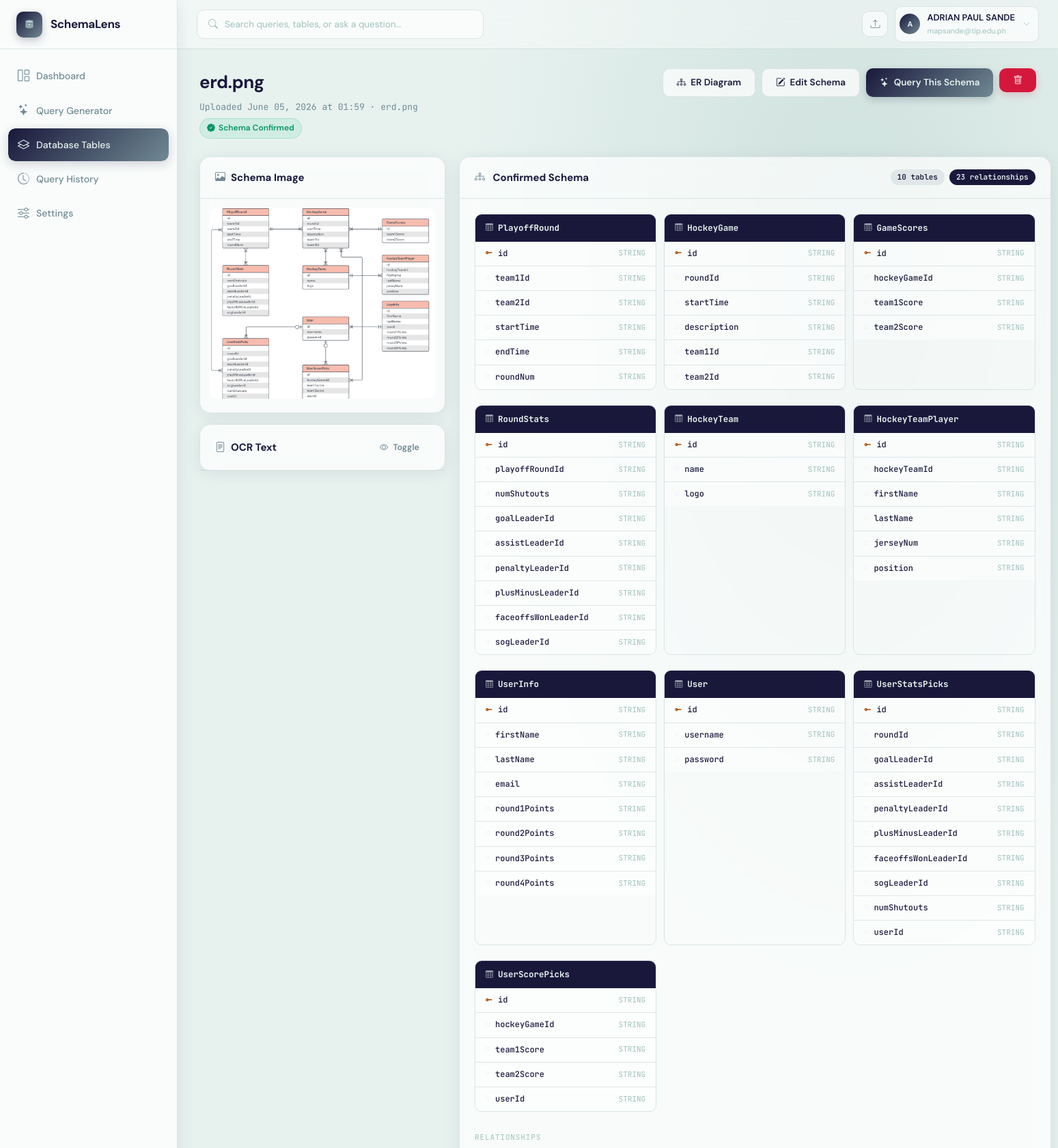
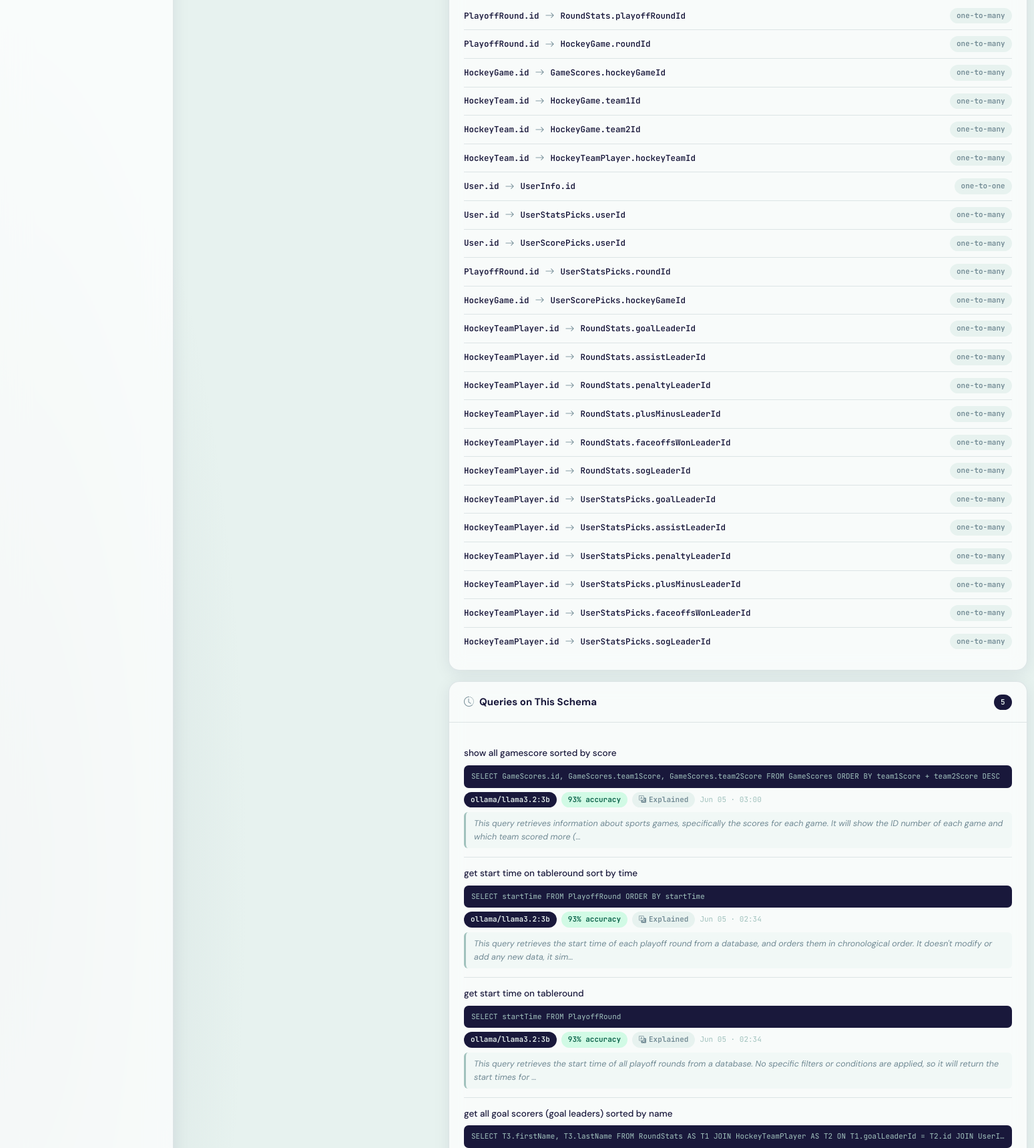
/schemas/13 (signed in, upper part), run on the app's committed database (2 pictures, top to bottom).
### app.py (models this page shows)
class User(UserMixin, db.Model):
    __tablename__ = "users"
    id           = db.Column(db.Integer, primary_key=True)
    name         = db.Column(db.String(120), nullable=False)
    email        = db.Column(db.String(200), unique=True, nullable=False)
    password     = db.Column(db.String(256), nullable=False)
    company      = db.Column(db.String(120), default="")
    role         = db.Column(db.String(80), default="")
    gemini_key   = db.Column(db.String(256), default="")
    created_at   = db.Column(db.DateTime, default=datetime.datetime.utcnow)
    agreement_accepted = db.Column(db.Boolean, default=False)
    agreement_accepted_at = db.Column(db.DateTime, nullable=True)
    schemas      = db.relationship("SchemaUpload", backref="owner", lazy=True,
                                   cascade="all, delete-orphan")
    queries      = db.relationship("QueryHistory", backref="owner", lazy=True,
                                   cascade="all, delete-orphan")

class SchemaUpload(db.Model):
    __tablename__ = "schema_uploads"
    id            = db.Column(db.Integer, primary_key=True)
    user_id       = db.Column(db.Integer, db.ForeignKey("users.id"), nullable=False)
    filename      = db.Column(db.String(256), nullable=False)
    original_name = db.Column(db.String(256), nullable=False)
    schema_name   = db.Column(db.String(120), default="")
    ocr_text      = db.Column(db.Text, default="")
    parsed_schema = db.Column(db.Text, default="")   # JSON
    confirmed_schema = db.Column(db.Text, default="")  # JSON — user-confirmed/edited version
    uploaded_at   = db.Column(db.DateTime, default=datetime.datetime.utcnow)
    queries       = db.relationship("QueryHistory", backref="schema", lazy=True,
                                    cascade="all, delete-orphan")

class QueryHistory(db.Model):
    __tablename__ = "query_history"
    id             = db.Column(db.Integer, primary_key=True)
    user_id        = db.Column(db.Integer, db.ForeignKey("users.id"), nullable=False)
    schema_id      = db.Column(db.Integer, db.ForeignKey("schema_uploads.id"), nullable=True)
    natural_query  = db.Column(db.Text, nullable=False)
    generated_sql  = db.Column(db.Text, default="")
    model_used     = db.Column(db.String(80), default="")
    sql_explanation = db.Column(db.Text, default="")     # Feature 2: plain-English explanation
    accuracy_score  = db.Column(db.Float, default=None)  # Feature 4: confidence score
    accuracy_notes  = db.Column(db.Text, default="")     # Feature 4: validation notes
    conversation_context = db.Column(db.Text, default="")  # Feature 3: JSON conversation history
    created_at     = db.Column(db.DateTime, default=datetime.datetime.utcnow)

### app.py (the view)
@app.route("/schemas/<int:schema_id>")
@login_required
def schema_detail(schema_id):
    schema = SchemaUpload.query.filter_by(id=schema_id, user_id=current_user.id).first_or_404()
    if schema.confirmed_schema:
        parsed = json.loads(schema.confirmed_schema)
    elif schema.parsed_schema:
        parsed = json.loads(schema.parsed_schema)
    else:
        parsed = {}
    queries = QueryHistory.query.filter_by(schema_id=schema_id)\
              .order_by(QueryHistory.created_at.desc()).all()
    return render_template("schema_detail.html", schema=schema, parsed=parsed, queries=queries)

### app.py (called while the page is built)
@login_manager.user_loader
def load_user(user_id):
    return db.session.get(User, int(user_id))

### templates/schema_detail.html (shortened to what this page needs)
{% extends "base.html" %}
{% block content %}
<div class="detail-header fade-in">
  <div>
    <h1>{{ schema.schema_name or schema.original_name }}</h1>
    <p>Uploaded {{ schema.uploaded_at.strftime('%B %d, %Y at %H:%M') }} · {{ schema.original_name }}</p>
    {% if schema.confirmed_schema %}
    <div class="confirmed-badge"><i class="bi bi-patch-check-fill"></i> Schema Confirmed</div>
    {% else %}
    <div style="display:inline-flex;align-items:center;gap:5px;padding:4px 10px;border-radius:100px;background:rgba(245,158,11,0.1);color:#d97706;font-size:12px;font-weight:600;border:1px solid rgba(245,158,11,0.2);margin-top:6px;">
      <i class="bi bi-exclamation-triangle-fill"></i> Not Yet Confirmed
    </div>
    {% endif %}
  </div>
  <div style="display:flex;gap:9px;flex-shrink:0;flex-wrap:wrap;justify-content:flex-end;">
    <a href="{{ url_for('er_diagram', schema_id=schema.id) }}" class="btn btn-outline">
      <i class="bi bi-diagram-3"></i> ER Diagram
    </a>
    <a href="{{ url_for('schema_confirm', schema_id=schema.id) }}" class="btn btn-outline">
      <i class="bi bi-pencil-square"></i> Edit Schema
    </a>
    <a href="{{ url_for('query_page') }}?schema_id={{ schema.id }}" class="btn btn-primary">
      <i class="bi bi-stars"></i> Query This Schema
    </a>
    <form method="POST" action="{{ url_for('delete_schema', schema_id=schema.id) }}"
          onsubmit="return confirm('Delete schema and all queries?');" style="margin:0;">
      <button type="submit" class="btn btn-danger"><i class="bi bi-trash"></i></button>
    </form>
  </div>
</div>
<div class="detail-grid">
  <div>
    <div class="card fade-in fade-in-1" style="margin-bottom:16px;">
      <div class="card-header"><div class="card-title"><i class="bi bi-image" style="color:var(--primary-mid);margin-right:8px;"></i>Schema Image</div></div>
      <div style="padding:14px;">
        <img src="{{ url_for('uploaded_file', filename=schema.filename) }}"
             alt="Schema" style="width:100%;border-radius:var(--radius-sm);max-height:360px;object-fit:contain;">
      </div>
    </div>
    <div class="card fade-in fade-in-2">
      <div class="card-header">
        <div class="card-title"><i class="bi bi-file-text" style="color:var(--primary-mid);margin-right:8px;"></i>OCR Text</div>
        <button class="btn btn-ghost btn-sm" onclick="toggleOcr()"><i class="bi bi-eye"></i> Toggle</button>
      </div>
    </div>
  </div>
  <div>
    <div class="card fade-in fade-in-2" style="margin-bottom:16px;">
      <div class="card-header">
        <div class="card-title">
          <i class="bi bi-diagram-3" style="color:var(--primary-mid);margin-right:8px;"></i>
          {% if schema.confirmed_schema %}Confirmed Schema{% else %}Parsed Schema{% endif %}
        </div>
        <div style="display:flex;gap:7px;">
          <span class="badge badge-mid">{{ parsed.tables|length if parsed.tables else 0 }} tables</span>
          <span class="badge badge-dark">{{ parsed.relationships|length if parsed.relationships else 0 }} relationships</span>
        </div>
      </div>
      <div class="card-body">
        {% if parsed.tables %}
          <div style="display:grid;grid-template-columns:repeat(auto-fill,minmax(200px,1fr));gap:11px;margin-bottom:18px;">
            {% for table in parsed.tables %}
            <div class="table-chip">
              <div class="table-chip-head">
                <i class="bi bi-table"></i> {{ table.name }}
              </div>
              {% for col in table.columns %}
              <div class="col-row">
                {% if col.primary_key %}
                <i class="bi bi-key-fill col-pk"></i>
                {% else %}
                <i class="bi bi-circle" style="font-size:6px;color:var(--border);"></i>
                {% endif %}
                <span class="col-name">{{ col.name }}</span>
                <span class="col-type">{{ col.type }}</span>
              </div>
              {% endfor %}
            </div>
            {% endfor %}
          </div>
          {% if parsed.relationships %}
          <div>
            <div style="font-size:11px;font-family:var(--mono);color:var(--text-xs);text-transform:uppercase;letter-spacing:.08em;margin-bottom:9px;">Relationships</div>
            {% for rel in parsed.relationships %}
            <div class="rel-row">
              <span class="rel-from">{{ rel.from_table }}.{{ rel.from_col }}</span>
              <i class="bi bi-arrow-right rel-arrow"></i>
              <span class="rel-from">{{ rel.to_table }}.{{ rel.to_col }}</span>
              <span class="badge badge-light" style="margin-left:auto;">{{ rel.type }}</span>
            </div>
            {% endfor %}
          </div>
          {% endif %}
        {% endif %}
      </div>
    </div>
    <div class="card fade-in fade-in-3">
      <div class="card-header">
        <div class="card-title"><i class="bi bi-clock-history" style="color:var(--primary-mid);margin-right:8px;"></i>Queries on This Schema</div>
        <span class="badge badge-dark">{{ queries|length }}</span>
      </div>
      <div class="card-body">
        {% if queries %}
          {% for q in queries %}
          <div class="qh-item">
            <div class="qh-q">{{ q.natural_query[:100] }}{% if q.natural_query|length > 100 %}…{% endif %}</div>
            <div class="qh-sql-mini">{{ q.generated_sql[:120] }}{% if q.generated_sql|length > 120 %}…{% endif %}</div>
            <div style="display:flex;gap:7px;align-items:center;flex-wrap:wrap;">
              <span class="badge {{ 'badge-dark' if q.model_used != 'heuristic' else 'badge-amber' }}">{{ q.model_used }}</span>
              {% if q.accuracy_score is not none %}
              <span class="badge {{ 'badge-green' if q.accuracy_score >= 85 else 'badge-amber' if q.accuracy_score >= 60 else 'badge-red' }}">
                {{ q.accuracy_score|int }}% accuracy
              </span>
              {% endif %}
              {% if q.sql_explanation %}
              <span class="badge badge-light" title="{{ q.sql_explanation }}"><i class="bi bi-translate"></i> Explained</span>
              {% endif %}
              <span style="font-size:11px;color:var(--text-xs);font-family:var(--mono);">{{ q.created_at.strftime('%b %d · %H:%M') }}</span>
            </div>
            {% if q.sql_explanation %}
            <div style="margin-top:7px;font-size:12.5px;color:var(--text-soft);font-style:italic;padding:7px 12px;background:rgba(231,242,239,0.4);border-radius:6px;border-left:3px solid var(--primary-light);">
              {{ q.sql_explanation[:160] }}{% if q.sql_explanation|length > 160 %}…{% endif %}
            </div>
            {% endif %}
          </div>
          {% endfor %}
        {% else %}
          <div class="empty" style="padding:28px 0;">
            <i class="bi bi-terminal"></i>
            <h4>No queries yet</h4>
            <a href="{{ url_for('query_page') }}?schema_id={{ schema.id }}" class="btn btn-primary mt-3" style="display:inline-flex;">Generate First Query</a>
          </div>
        {% endif %}
      </div>
    </div>
  </div>
</div>
{% endblock %}

### templates/base.html (shortened to what this page needs)
<!DOCTYPE html>
<html lang="en">
<head>
  <link href="https://cdn.jsdelivr.net/npm/bootstrap-icons@1.11.3/font/bootstrap-icons.css" rel="stylesheet">
  <link rel="stylesheet" href="https://cdnjs.cloudflare.com/ajax/libs/highlight.js/11.9.0/styles/github-dark.min.css">
</head>
<body>
{% if current_user.is_authenticated %}
<aside class="sidebar">
  <div class="sidebar-logo">
    <a href="{{ url_for('dashboard') }}">
      <div class="logo-icon">
      </div>
      <span class="logo-text">SchemaLens</span>
    </a>
  </div>
  <nav class="sidebar-nav">
    <a href="{{ url_for('dashboard') }}" class="nav-item {% if request.endpoint=='dashboard' %}active{% endif %}">
      <i class="bi bi-grid-1x2"></i> <span>Dashboard</span>
    </a>
    <a href="{{ url_for('query_page') }}" class="nav-item {% if request.endpoint=='query_page' %}active{% endif %}">
      <i class="bi bi-stars"></i> <span>Query Generator</span>
    </a>
    <a href="{{ url_for('schemas') }}" class="nav-item {% if request.endpoint in ['schemas','schema_detail'] %}active{% endif %}">
      <i class="bi bi-layers"></i> <span>Database Tables</span>
    </a>
    <a href="{{ url_for('history') }}" class="nav-item {% if request.endpoint=='history' %}active{% endif %}">
      <i class="bi bi-clock-history"></i> <span>Query History</span>
    </a>
    <a href="{{ url_for('settings') }}" class="nav-item {% if request.endpoint=='settings' %}active{% endif %}">
      <i class="bi bi-sliders"></i> <span>Settings</span>
    </a>
  </nav>
</aside>
<header class="topbar">
  <div class="search-box">
    <i class="bi bi-search"></i>
    <input type="text" placeholder="Search queries, tables, or ask a question…">
  </div>
  <div class="topbar-right">
    <a href="{{ url_for('schemas') }}" class="icon-btn" title="Upload Schema"><i class="bi bi-upload"></i></a>
    <div class="user-dropdown-wrapper">
      <div class="topbar-user" id="topbarUserBtn">
        <div class="user-avatar" style="width:30px;height:30px;font-size:11px;">{{ current_user.name[0].upper() }}</div>
        <div>
          <div class="name">{{ current_user.name }}</div>
          <div class="email">{{ current_user.email[:22] }}{% if current_user.email|length>22 %}…{% endif %}</div>
        </div>
        <i class="bi bi-chevron-down" style="font-size:10px;color:var(--text-xs);margin-left:2px;"></i>
      </div>
    </div>
  </div>
</header>
<div class="main">
  <div class="page">
    {% block content %}{% endblock %}
  </div>
</div>
{% else %}
{% block auth_content %}{% endblock %}
{% endif %}
</body>
</html>

### templates/schema_detail.html (style rules this page uses)
.detail-header { margin-bottom: 26px; display:flex; align-items:flex-start; justify-content:space-between; gap:16px; }
.detail-header h1 { font-size: 26px; font-weight: 700; letter-spacing: -.5px; margin-bottom: 5px; }
.detail-header p { font-size: 13px; color: var(--text-soft); font-family: var(--mono); }
.detail-grid { display: grid; grid-template-columns: 360px 1fr; gap: 20px; align-items: start; }
.table-chip { border: 1px solid var(--border); border-radius: var(--radius-sm); overflow: hidden; margin-bottom: 11px; }
.table-chip-head { background: var(--primary); color: var(--primary-xlight); padding: 10px 15px; font-size: 12.5px; font-weight: 700; display: flex; align-items: center; gap: 7px; font-family: var(--mono); }
.table-chip-head i { font-size: 11px; opacity: .6; }
.col-row { padding: 8px 15px; border-bottom: 1px solid var(--border); display: flex; align-items: center; gap: 8px; font-size: 12px; background: rgba(255,255,255,0.5); }
.col-row:last-child { border-bottom: none; }
.col-name { font-family: var(--mono); font-weight: 500; flex: 1; }
.col-type { font-family: var(--mono); font-size: 11px; color: var(--text-xs); }
.col-pk { font-size: 10px; color: var(--warning); }
.rel-row { display: flex; align-items: center; gap: 9px; padding: 9px 0; border-bottom: 1px solid var(--border); font-size: 12.5px; font-family: var(--mono); }
.rel-row:last-child { border-bottom: none; }
.rel-from { font-weight: 600; }
.rel-arrow { color: var(--primary-mid); font-size: 14px; }
.qh-item { padding: 13px 0; border-bottom: 1px solid var(--border); }
.qh-q { font-size: 13.5px; font-weight: 500; margin-bottom: 7px; }
.qh-sql-mini { font-family: var(--mono); font-size: 11px; background: var(--primary); color: var(--primary-light); border-radius: 7px; padding: 8px 11px; overflow: hidden; text-overflow: ellipsis; white-space: nowrap; margin-bottom: 6px; }
.confirmed-badge { display: inline-flex; align-items: center; gap: 5px; padding: 4px 10px; border-radius: 100px; background: rgba(16,185,129,0.1); color: #059669; font-size: 12px; font-weight: 600; border: 1px solid rgba(16,185,129,0.2); margin-top: 6px; }

### data on the page
User: name "A", name "ADRIAN PAUL SANDE", email "mapsande@tip.edu.ph"
SchemaUpload: schema_name "erd.png", uploaded_at "June 05, 2026 at 01:59", original_name "erd.png", filename (picture)
QueryHistory: natural_query "show all gamescore sorted by score", generated_sql "SELECT GameScores.id, GameScores.team1Score, GameScores.team2Score FROM GameScores ORDER BY team1Score + team2Score DESC", model_used "ollama/llama3.2:3b", accuracy_score "93", created_at "Jun 05 · 03:00", sql_explanation "This query retrieves information about sports games, specifically the scores for each game. It will show the ID number of each game and which team scored more ("
QueryHistory: natural_query "get start time on tableround sort by time", generated_sql "SELECT startTime FROM PlayoffRound ORDER BY startTime", model_used "ollama/llama3.2:3b", accuracy_score "93", created_at "Jun 05 · 02:34", sql_explanation "This query retrieves the start time of each playoff round from a database, and orders them in chronological order. It doesn't modify or add any new data, it sim"
QueryHistory: natural_query "get start time on tableround", generated_sql "SELECT startTime FROM PlayoffRound", model_used "ollama/llama3.2:3b", accuracy_score "93", created_at "Jun 05 · 02:34", sql_explanation "This query retrieves the start time of all playoff rounds from a database. No specific filters or conditions are applied, so it will return the start times for"
QueryHistory: natural_query "get all goal scorers (goal leaders) sorted by name", generated_sql "SELECT T3.firstName, T3.lastName FROM RoundStats AS T1 JOIN HockeyTeamPlayer AS T2 ON T1.goalLeaderId = T2.id JOIN UserI"

### other printed values
{{ parsed.tables|length if parsed.tables else 0 }} "10"
{{ parsed.relationships|length if parsed.relationships else 0 }} "23"
{{ table.name }} "PlayoffRound" "HockeyGame" "GameScores" "RoundStats" "HockeyTeam" "HockeyTeamPlayer" "UserInfo" "User" "UserStatsPicks" "UserScorePicks"
{{ col.name }} "id" "team1Id" "team2Id" "startTime" "endTime" "roundNum" "id" "roundId" "startTime" "description" "team1Id" "team2Id" "id" "hockeyGameId" "team1Score" "team2Score" "id" "playoffRoundId" "numShutouts" "goalLeaderId" "assistLeaderId" "penaltyLeaderId" "plusMinusLeaderId" "faceoffsWonLeaderId" "sogLeaderId" "id" "name" "logo" "id" "hockeyTeamId" "firstName" "lastName" "jerseyNum" "position" "id" "firstName" "lastName" "email" "round1Points" "round2Points" "round3Points" "round4Points" "id" "username" "password" "id" "roundId" "goalLeaderId" "assistLeaderId" "penaltyLeaderId" "plusMinusLeaderId" "faceoffsWonLeaderId" "sogLeaderId" "numShutouts" "userId" "id" "hockeyGameId" "team1Score" "team2Score" "userId"
{{ col.type }} "STRING" "STRING" "STRING" "STRING" "STRING" "STRING" "STRING" "STRING" "STRING" "STRING" "STRING" "STRING" "STRING" "STRING" "STRING" "STRING" "STRING" "STRING" "STRING" "STRING" "STRING" "STRING" "STRING" "STRING" "STRING" "STRING" "STRING" "STRING" "STRING" "STRING" "STRING" "STRING" "STRING" "STRING" "STRING" "STRING" "STRING" "STRING" "STRING" "STRING" "STRING" "STRING" "STRING" "STRING" "STRING" "STRING" "STRING" "STRING" "STRING" "STRING" "STRING" "STRING" "STRING" "STRING" "STRING" "STRING" "STRING" "STRING" "STRING" "STRING"
{{ rel.from_table }} "PlayoffRound" "PlayoffRound" "HockeyGame" "HockeyTeam" "HockeyTeam" "HockeyTeam" "User" "User" "User" "PlayoffRound" "HockeyGame" "HockeyTeamPlayer" "HockeyTeamPlayer" "HockeyTeamPlayer" "HockeyTeamPlayer" "HockeyTeamPlayer" "HockeyTeamPlayer" "HockeyTeamPlayer" "HockeyTeamPlayer" "HockeyTeamPlayer" "HockeyTeamPlayer" "HockeyTeamPlayer" "HockeyTeamPlayer"
{{ rel.from_col }} "id" "id" "id" "id" "id" "id" "id" "id" "id" "id" "id" "id" "id" "id" "id" "id" "id" "id" "id" "id" "id" "id" "id"
{{ rel.to_table }} "RoundStats" "HockeyGame" "GameScores" "HockeyGame" "HockeyGame" "HockeyTeamPlayer" "UserInfo" "UserStatsPicks" "UserScorePicks" "UserStatsPicks" "UserScorePicks" "RoundStats" "RoundStats" "RoundStats" "RoundStats" "RoundStats" "RoundStats" "UserStatsPicks" "UserStatsPicks" "UserStatsPicks" "UserStatsPicks" "UserStatsPicks" "UserStatsPicks"
{{ rel.to_col }} "playoffRoundId" "roundId" "hockeyGameId" "team1Id" "team2Id" "hockeyTeamId" "id" "userId" "userId" "roundId" "hockeyGameId" "goalLeaderId" "assistLeaderId" "penaltyLeaderId" "plusMinusLeaderId" "faceoffsWonLeaderId" "sogLeaderId" "goalLeaderId" "assistLeaderId" "penaltyLeaderId" "plusMinusLeaderId" "faceoffsWonLeaderId" "sogLeaderId"
{{ rel.type }} "one-to-many" "one-to-many" "one-to-many" "one-to-many" "one-to-many" "one-to-many" "one-to-one" "one-to-many" "one-to-many" "one-to-many" "one-to-many" "one-to-many" "one-to-many" "one-to-many" "one-to-many" "one-to-many" "one-to-many" "one-to-many" "one-to-many" "one-to-many" "one-to-many" "one-to-many" "one-to-many"
{{ queries|length }} "5"
